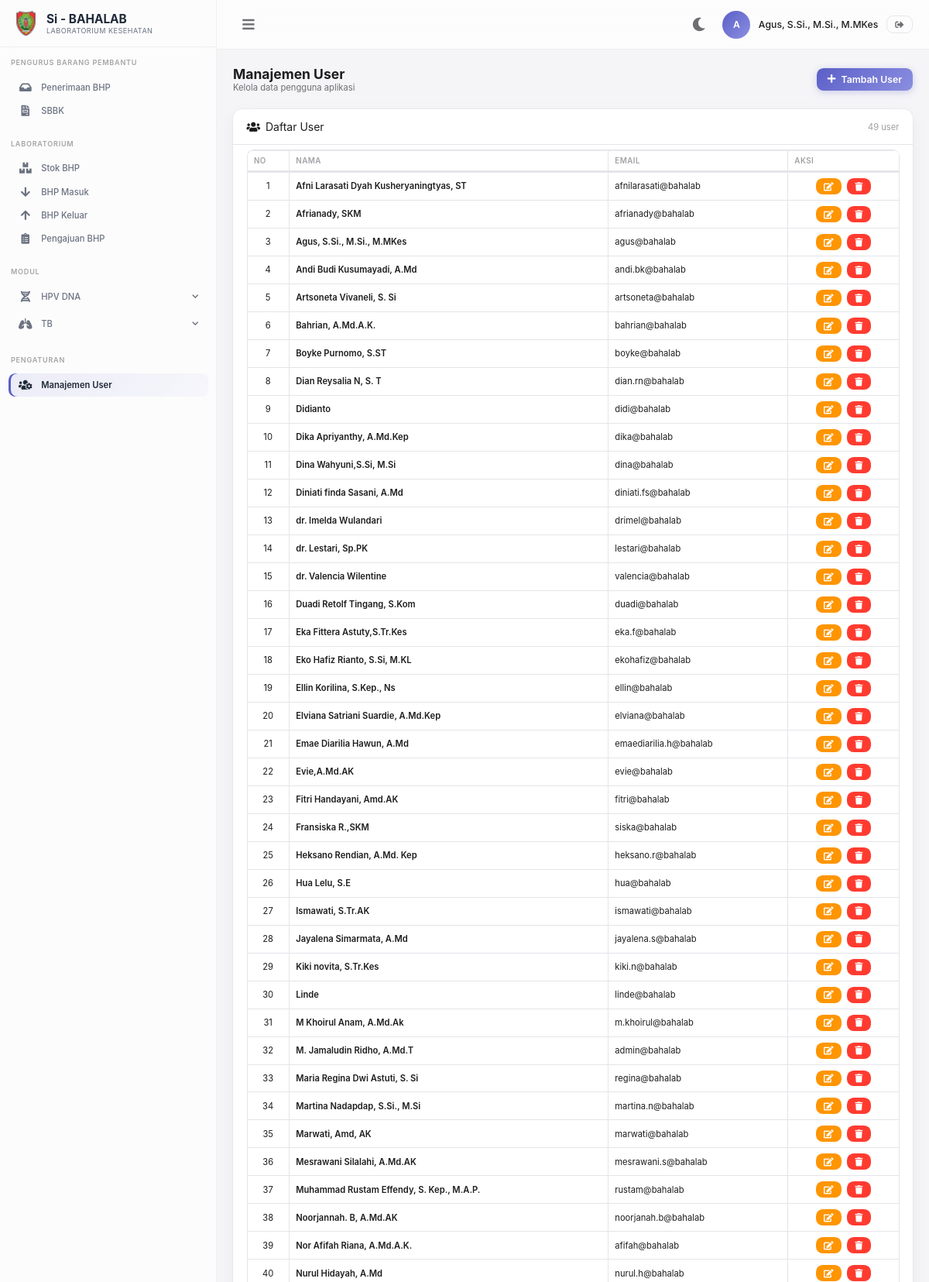
Screenshot of /users.php (signed in, upper part) with the database file from the repository.
### tables this page shows
CREATE TABLE `sib_users` (
  `id` int NOT NULL AUTO_INCREMENT,
  `nama` varchar(100) NOT NULL,
  `email` varchar(50) NOT NULL,
  `password` varchar(255) NOT NULL,
  PRIMARY KEY (`id`)
);

### users.php (the view, shortened to what this page needs)
<?php
require 'config.php';
$usersQuery = mysqli_query($conn, "SELECT * FROM sib_users ORDER BY nama ASC");
?>
<div class="page-header">
    <div>
        <h1>Manajemen User</h1>
        <p class="page-subtitle">Kelola data pengguna aplikasi</p>
    </div>
    <button type="button" class="btn btn-primary" data-toggle="modal" data-target="#myModal">
        <i class="fas fa-plus"></i> Tambah User
    </button>
</div>
<div class="data-table-wrapper" style="margin-top:1.5rem;">
    <div class="table-header">
        <span><i class="fas fa-users mr-2"></i>Daftar User</span>
        <span class="text-muted fs-small"><?= mysqli_num_rows($usersQuery); ?> user</span>
    </div>
    <div class="table-body">
        <div class="table-responsive">
            <table class="table table-bordered" id="dataTable" width="100%" cellspacing="0">
                <thead>
                    <tr>
                        <th class="text-center">No</th>
                        <th>Nama</th>
                        <th>Email</th>
                        <th class="text-center">Aksi</th>
                    </tr>
                </thead>
                <tbody>
                    <?php
                    $i = 1;
                    mysqli_data_seek($usersQuery, 0);
                    while($data = mysqli_fetch_array($usersQuery)) {
                        $id_user = $data['id'];
                    ?>
                    <tr>
                        <td class="text-center"><?= $i++; ?></td>
                        <td class="fw-600"><?= htmlspecialchars($data['nama']); ?></td>
                        <td><?= htmlspecialchars($data['email']); ?></td>
                        <td class="text-center">
                            <div class="d-flex gap-2 justify-content-center">
                                <button type="button" class="btn btn-warning btn-sm" data-toggle="modal" data-target="#edit<?= $id_user; ?>">
                                    <i class="fas fa-edit"></i>
                                </button>
                                <button type="button" class="btn btn-danger btn-sm" data-toggle="modal" data-target="#delete<?= $id_user; ?>">
                                    <i class="fas fa-trash"></i>
                                </button>
                            </div>
                        </td>
                    </tr>
                    <?php } ?>
                </tbody>
            </table>
        </div>
    </div>
</div>
<?php
require 'layout.php';
?>

### css/trendy.css (style rules this page uses)
:root { --primary: #5B5FC7; --primary-dark: #4A4FB8; --primary-light: #8B8FE0; --primary-gradient: linear-gradient(135deg, #5B5FC7 0%, #8B8FE0 100%); --sidebar-bg: rgba(255,255,255,0.65); --sidebar-blur: 24px; --sidebar-border: rgba(0,0,0,0.05); --sidebar-hover: rgba(91, 95, 199, 0.08); --sidebar-active: linear-gradient(135deg, rgba(91, 95, 199, 0.1) 0%, rgba(139, 143, 224, 0.05) 100%); --sidebar-text: #6B7280; --sidebar-text-active: #1F2937; --sidebar-brand-border: rgba(0,0,0,0.05); --sidebar-section: rgba(0,0,0,0.35); --sidebar-footer-border: rgba(0,0,0,0.05); --sidebar-footer-text: rgba(0,0,0,0.4); --header-bg: rgba(255,255,255,0.72); --header-blur: 20px; --header-border: rgba(0,0,0,0.06); --body-bg: #f5f5f7; --card-bg: #fff; --card-shadow: 0 0 0 1px rgba(0,0,0,0.03), 0 1px 2px rgba(0,0,0,0.04), 0 8px 24px rgba(0,0,0,0.05); --card-hover-shadow: 0 0 0 1px rgba(0,0,0,0.04), 0 4px 12px rgba(0,0,0,0.06), 0 16px 40px rgba(0,0,0,0.1); --text-primary: #1D1D1F; --text-secondary: #6E6E73; --text-muted: #A1A1A6; --border-color: #E5E5EA; --input-bg: #fff; --table-stripe: #FAFAFA; --success: #34C759; --warning: #FF9500; --danger: #FF3B30; --info: #0A84FF; --sidebar-width: 280px; --header-height: 64px; --radius: 0.875rem; --radius-sm: 0.625rem; --radius-lg: 1.25rem; --font: -apple-system, BlinkMacSystemFont, 'SF Pro Display', 'Segoe UI', Roboto, 'Helvetica Neue', Arial, sans-serif; }
*, *::before, *::after { box-sizing: border-box; margin: 0; padding: 0; }
html { font-size: 14px; scroll-behavior: smooth; }
body { font-family: var(--font); background: var(--body-bg); color: var(--text-primary); min-height: 100vh; overflow-x: hidden; transition: background 0.3s ease, color 0.3s ease; }
.page-header { display: flex; align-items: center; justify-content: space-between; flex-wrap: wrap; gap: 1rem; margin-bottom: 1.5rem; }
.page-header h1 { font-size: 1.25rem; font-weight: 700; color: var(--text-primary); margin: 0; }
.page-header .page-subtitle { font-size: 0.8rem; color: var(--text-secondary); margin: 0; }
.btn { display: inline-flex; align-items: center; justify-content: center; gap: 0.5rem; padding: 0.5rem 1rem; font-size: 0.875rem; font-weight: 600; border-radius: var(--radius-sm); border: none; cursor: pointer; transition: all 0.2s ease; font-family: var(--font); text-decoration: none; white-space: nowrap; }
.btn-primary { background: var(--primary-gradient); color: #fff; box-shadow: 0 2px 10px rgba(91,95,199,0.28); }
.btn-warning { background: var(--warning); color: #fff; }
.btn-danger { background: var(--danger); color: #fff; }
.btn-sm { padding: 0.35rem 0.75rem; font-size: 0.8rem; }
.table-responsive { overflow-x: auto; -webkit-overflow-scrolling: touch; }
.data-table-wrapper .table-responsive { padding: 0 1.25rem; }
.table { width: 100%; border-collapse: collapse; font-size: 0.8rem; }
.table thead th { padding: 0.5rem 0.6rem; font-size: 0.7rem; font-weight: 600; text-transform: uppercase; letter-spacing: 0.05em; color: var(--text-muted); border-bottom: 2px solid var(--border-color); text-align: left; white-space: nowrap; }
.table tbody td { padding: 0.5rem 0.6rem; border-bottom: 1px solid var(--border-color); vertical-align: middle; }
.table-bordered { border: 1px solid var(--border-color); border-radius: var(--radius-sm); overflow: hidden; }
.table-bordered th, .table-bordered td { border: 1px solid var(--border-color); }
.data-table-wrapper { background: var(--card-bg); border-radius: var(--radius); box-shadow: var(--card-shadow); overflow: hidden; transition: background 0.3s ease; }
.data-table-wrapper .table-header { padding: 1rem 1.25rem; border-bottom: 1px solid var(--border-color); display: flex; align-items: center; justify-content: space-between; flex-wrap: wrap; gap: 0.75rem; }
.data-table-wrapper .table-body { padding: 0; }
.d-flex { display: flex; }
.justify-content-center { justify-content: center; }
.gap-2 { gap: 0.5rem; }
.text-center { text-align: center; }
.text-muted { color: var(--text-muted); }
.fw-600 { font-weight: 600; }
.fs-small { font-size: 0.8rem; }
.mr-2 { margin-right: 0.5rem; }
body, .btn, .form-control, .table, .badge, .modal-header, .modal-body, .dataTables_wrapper, .dataTables_wrapper * { font-family: var(--font) !important; }

### rows the page displays
sib_users: nama "Afni Larasati Dyah Kusheryaningtyas, ST", email "afnilarasati@bahalab"
sib_users: nama "Afrianady, SKM", email "afrianady@bahalab"
sib_users: nama "Agus, S.Si., M.Si., M.MKes", email "agus@bahalab"
sib_users: nama "Andi Budi Kusumayadi, A.Md", email "andi.bk@bahalab"
sib_users: nama "Artsoneta Vivaneli, S. Si", email "artsoneta@bahalab"
sib_users: nama "Bahrian, A.Md.A.K.", email "bahrian@bahalab"
sib_users: nama "Boyke Purnomo, S.ST", email "boyke@bahalab"
sib_users: nama "Dian Reysalia N, S. T", email "dian.rn@bahalab"
sib_users: nama "Didianto", email "didi@bahalab"
sib_users: nama "Dika Apriyanthy, A.Md.Kep", email "dika@bahalab"
sib_users: nama "Dina Wahyuni,S.Si, M.Si", email "dina@bahalab"
sib_users: nama "Diniati finda Sasani, A.Md", email "diniati.fs@bahalab"
sib_users: nama "dr. Imelda Wulandari", email "drimel@bahalab"
sib_users: nama "dr. Lestari, Sp.PK", email "lestari@bahalab"
sib_users: nama "dr. Valencia Wilentine", email "valencia@bahalab"
sib_users: nama "Duadi Retolf Tingang, S.Kom", email "duadi@bahalab"
sib_users: nama "Eka Fittera Astuty,S.Tr.Kes", email "eka.f@bahalab"
sib_users: nama "Eko Hafiz Rianto, S.Si, M.KL", email "ekohafiz@bahalab"
sib_users: nama "Ellin Korilina, S.Kep., Ns", email "ellin@bahalab"
sib_users: nama "Elviana Satriani Suardie, A.Md.Kep", email "elviana@bahalab"
sib_users: nama "Emae Diarilia Hawun, A.Md", email "emaediarilia.h@bahalab"
sib_users: nama "Evie,A.Md.AK", email "evie@bahalab"
sib_users: nama "Fitri Handayani, Amd.AK", email "fitri@bahalab"
sib_users: nama "Fransiska R.,SKM", email "siska@bahalab"
sib_users: nama "Heksano Rendian, A.Md. Kep", email "heksano.r@bahalab"
sib_users: nama "Hua Lelu, S.E", email "hua@bahalab"
sib_users: nama "Ismawati, S.Tr.AK", email "ismawati@bahalab"
sib_users: nama "Jayalena Simarmata, A.Md", email "jayalena.s@bahalab"
sib_users: nama "Kiki novita, S.Tr.Kes", email "kiki.n@bahalab"
sib_users: nama "Linde", email "linde@bahalab"
sib_users: nama "M Khoirul Anam, A.Md.Ak", email "m.khoirul@bahalab"
sib_users: nama "M. Jamaludin Ridho, A.Md.T", email "admin@bahalab"
sib_users: nama "Maria Regina Dwi Astuti, S. Si", email "regina@bahalab"
sib_users: nama "Martina Nadapdap, S.Si., M.Si", email "martina.n@bahalab"
sib_users: nama "Marwati, Amd, AK", email "marwati@bahalab"
sib_users: nama "Mesrawani Silalahi, A.Md.AK", email "mesrawani.s@bahalab"
sib_users: nama "Muhammad Rustam Effendy, S. Kep., M.A.P.", email "rustam@bahalab"
sib_users: nama "Noorjannah. B, A.Md.AK", email "noorjanah.b@bahalab"
sib_users: nama "Nor Afifah Riana, A.Md.A.K.", email "afifah@bahalab"
sib_users: nama "Nurul Hidayah, A.Md", email "nurul.h@bahalab"

### other values shown
substr($_SESSION['nama'] ?? 'U', 0, 1) "A"
$_SESSION['nama'] "Agus, S.Si., M.Si., M.MKes"
mysqli_num_rows($usersQuery) "49"
